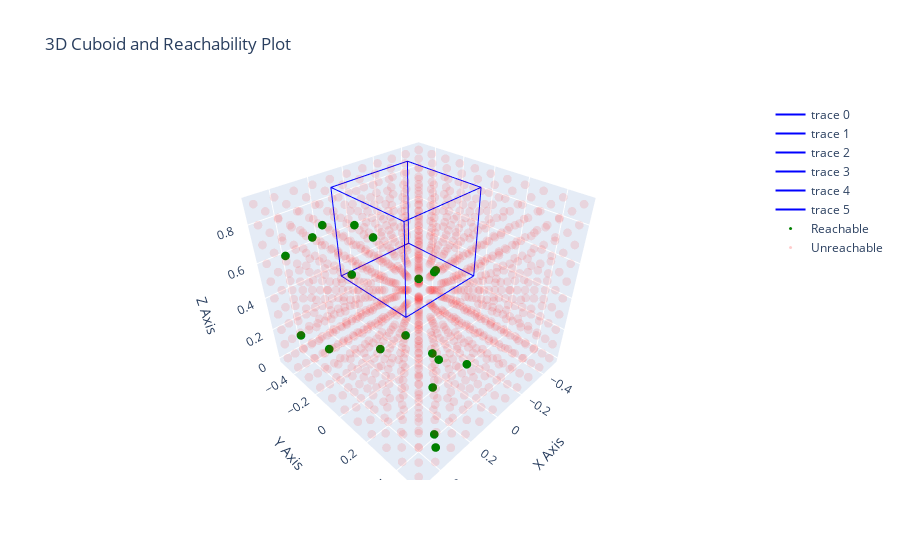
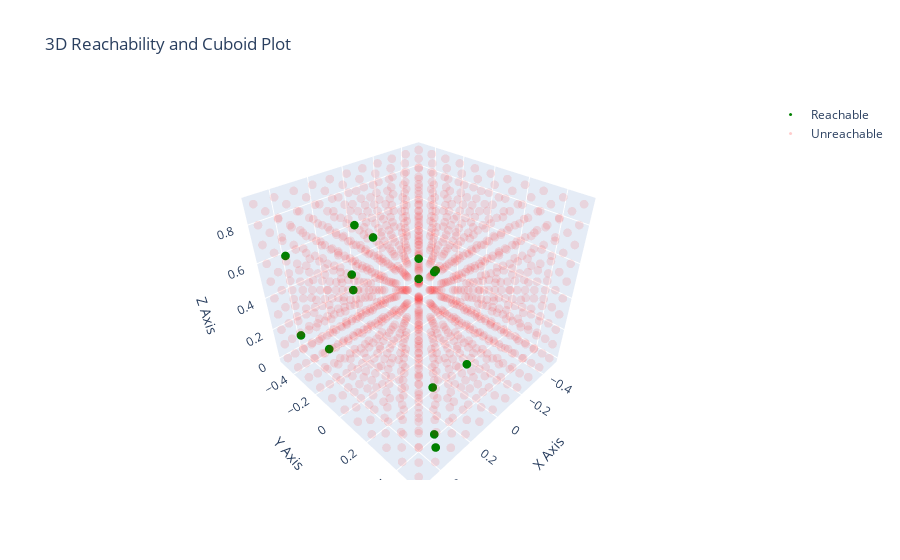

Write notebook code for charts like these, in order.
### Code cell
print("Reachable space %: ", len(reachable_points_obstacles) / (len(reachable_points_obstacles) + len(unreachable_points_obstacles)))
#plot_reachability(reachable_points, unreachable_points)
plot_random_cuboids_with_reachability(cuboid_data_list, reachable_points=reachable_points_obstacles, unreachable_points=unreachable_points_obstacles)
plot_reachability_interactive(reachable_points=reachable_points, unreachable_points=unreachable_points)

### Figure 1 — Plotly figure (JSON) as saved in the notebook; plotly's stock layout.template omitted (floating-point values rounded to 4 significant figures; data arrays with more than 128 entries replaced by an {"elided": "..."} marker saying what was removed)
{"data": [{"line": {"color": "blue", "width": 2}, "mode": "lines", "type": "scatter3d", "x": [-0.3703, 0.1297, 0.1297, -0.3703, -0.3703], "y": [-0.4538, -0.4538, 0.0462, 0.0462, -0.4538], "z": [0.3799, 0.3799, 0.3799, 0.3799, 0.3799]}, {"line": {"color": "blue", "width": 2}, "mode": "lines", "type": "scatter3d", "x": [-0.3703, 0.1297, 0.1297, -0.3703, -0.3703], "y": [-0.4538, -0.4538, 0.0462, 0.0462, -0.4538], "z": [0.8799, 0.8799, 0.8799, 0.8799, 0.8799]}, {"line": {"color": "blue", "width": 2}, "mode": "lines", "type": "scatter3d", "x": [-0.3703, -0.3703], "y": [-0.4538, -0.4538], "z": [0.3799, 0.8799]}, {"line": {"color": "blue", "width": 2}, "mode": "lines", "type": "scatter3d", "x": [0.1297, 0.1297], "y": [-0.4538, -0.4538], "z": [0.3799, 0.8799]}, {"line": {"color": "blue", "width": 2}, "mode": "lines", "type": "scatter3d", "x": [-0.3703, -0.3703], "y": [0.0462, 0.0462], "z": [0.3799, 0.8799]}, {"line": {"color": "blue", "width": 2}, "mode": "lines", "type": "scatter3d", "x": [0.1297, 0.1297], "y": [0.0462, 0.0462], "z": [0.3799, 0.8799]}, {"marker": {"color": "green", "size": 3}, "mode": "markers", "name": "Reachable", "type": "scatter3d", "x": [-1.11e-16, -1.11e-16, -1.11e-16, 0.1, 0.1, 0.1, 0.1, 0.1, 0.1, 0.2, 0.3, 0.3, 0.3, 0.3, 0.3, 0.4, 0.4, 0.4, 0.4], "y": [-0.1, 0.1, 0.1, -0.4, -0.2, -0.2, 0.2, 0.2, 0.4, -0.2, -0.4, -0.4, -0.3, 0.3, 0.4, -0.5, -0.5, 0.5, 0.5], "z": [0.1, 0.1, 0.6, 0.4, 0, 0.7, 0, 0.7, 0.3, 0.8, 0, 0.7, 0.8, 0.8, 0, 0.1, 0.6, 0.1, 0.6]}, {"marker": {"color": "red", "opacity": 0.1, "size": 3}, "mode": "markers", "name": "Unreachable", "type": "scatter3d", "x": {"elided": "1191 float values"}, "y": {"elided": "1191 float values"}, "z": {"elided": "1191 float values"}}], "layout": {"scene": {"xaxis": {"title": {"text": "X Axis"}}, "yaxis": {"title": {"text": "Y Axis"}}, "zaxis": {"title": {"text": "Z Axis"}}}, "title": {"text": "3D Cuboid and Reachability Plot"}}}

### Figure 2 — Plotly figure (JSON) as saved in the notebook; plotly's stock layout.template omitted (floating-point values rounded to 4 significant figures; data arrays with more than 128 entries replaced by an {"elided": "..."} marker saying what was removed)
{"data": [{"marker": {"color": "green", "size": 3}, "mode": "markers", "name": "Reachable", "type": "scatter3d", "x": [-1.11e-16, 0.1, 0.1, 0.1, 0.1, 0.1, 0.1, 0.2, 0.2, 0.3, 0.3, 0.3, 0.4, 0.4, 0.4], "y": [0.1, -0.4, -0.4, -0.2, 0.2, 0.2, 0.4, -0.2, 0.2, -0.4, 0.3, 0.4, -0.5, -0.5, 0.5], "z": [0.6, 0.3, 0.4, 0.7, 0, 0.7, 0.3, 0.8, 0.8, 0, 0.8, 0, 0.1, 0.6, 0.1]}, {"marker": {"color": "red", "opacity": 0.1, "size": 3}, "mode": "markers", "name": "Unreachable", "type": "scatter3d", "x": {"elided": "1195 float values"}, "y": {"elided": "1195 float values"}, "z": {"elided": "1195 float values"}}], "layout": {"scene": {"xaxis": {"title": {"text": "X Axis"}}, "yaxis": {"title": {"text": "Y Axis"}}, "zaxis": {"title": {"text": "Z Axis"}}}, "title": {"text": "3D Reachability and Cuboid Plot"}}}
